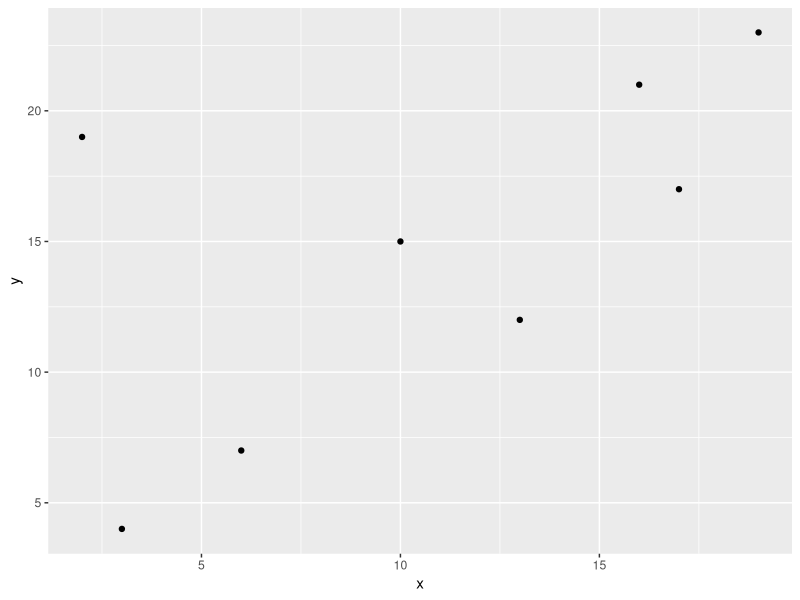

Source code (R):
# Load the tidyverse package
library(tidyverse)

# Set the sample dataset of 8 pairs of x and y values.
x<-c(3,17,6,19,2,13,16,10)
y<-c(4,17,7,23,19,12,21,15)
sample<-tibble(x=x,y=y)

# View the dataset
sample
View(sample)

# Create a scatterplot of the dataset
sample %>% ggplot(aes(x = x, y = y)) + 
  geom_point()

## Steps to calculate  Pearson's correlation coefficient
# Mean and standard deviation of x and y
sumsPearson <- sample %>% summarise(meanx = mean(x), meany = mean(y),stdevx = sd(x), stdevy = sd(y))

# Differences between value and mean for each x and each y
calcPearson <- sample %>%
  summarise(
    diffx = x-sumsPearson$meanx,
    diffy = y-sumsPearson$meany)

# Divide these vectors by the standard deviation
calcPearson <- calcPearson %>%
  mutate(
    diff_sd_x = diffx/sumsPearson$stdevx,
    diff_sd_y = diffy/sumsPearson$stdevy)

# Calculate the product of each value for the above vectors
calcPearson <- calcPearson %>%
  mutate(
    products = diff_sd_x*diff_sd_y)
    
# Sum these products
sumsPearson <- sumsPearson %>% mutate(sumprods = sum(calcPearson$products))

# Divide by (n-1) to get Pearson's coefficient, here is we will use the length of the x vector as n
sumsPearson <- sumsPearson %>% mutate(Pearson_r = sumprods/(length(x)-1))

# View the tibbles we created
calcPearson
sumsPearson

View(calcPearson)
View(sumsPearson)

## Steps to calculate  Spearman's correlation coefficient
# Calculate the rank of each value of x and y
calcSpearman <- sample %>% mutate(rankx = min_rank(x), ranky = min_rank(y))

# Calculate the difference between ranks for each pair of values
calcSpearman <- calcSpearman %>% mutate(diffrank = rankx - ranky)

# Square that difference
calcSpearman <- calcSpearman %>% mutate(squarediffrank = diffrank^2)

# Sum all squared differences
sumsSpearman <- calcSpearman %>% summarise(sumsquarediff = sum(squarediffrank))

# Multiply by 6/n(n2-1)
sumsSpearman <- sumsSpearman %>% mutate(sumsquarediffmultiplied = sumsquarediff*6/(length(x)*(length(x)^2-1)))

# Subtract this number from 1 to get Spearman's coefficient
sumsSpearman <- sumsSpearman %>% mutate(Spearman_rho = 1-sumsquarediffmultiplied)

# View the tibbles we created
calcSpearman
sumsSpearman

View(calcSpearman)
View(sumsSpearman)

# Hypothesis testing: t-test on Pearson's correlation coefficient
# t <- sumsPearson$Pearson_r*sqrt((length(x)-2)/(1-(sumsPearson$Pearson_r)^2))

# SHORTCUT: We can make use of R's cor.test() function to avoid all the steps above!
# Calculate Pearson's correlation coefficient and p-value (default method)
cor.test(x,y)
# This function gives us all at once:
## the method and data used for the test,
## the test statistic, the number of degrees of freedom, the p-value,
## and then the confidence interval and the correlation coefficient.

# Calculate Spearman's correlation coefficient
cor.test(x,y,method="spearman")
